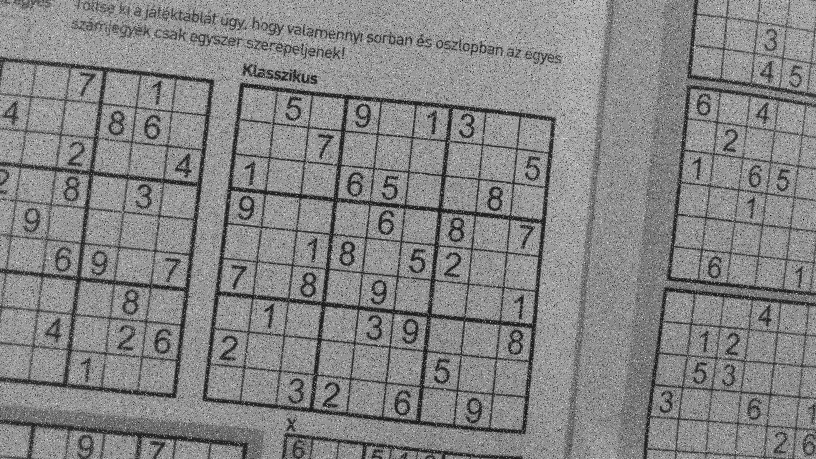
#> input picture noise.jpg, 1632 x 918 px (shown at 1/2 size)
$ python rotate-image.py
#> lines starting #> are read from the running program, lines starting #| are printed output that depends on the picture
import numpy as np
import cv2
import math
import warnings
warnings.simplefilter("ignore", category=RuntimeWarning) #56.57. line throws empty list warningot if there is no edge

def ontrackbar(x): #for rotation
    global rotationMatrix
    rotationMatrix = cv2.getRotationMatrix2D(imageCenter, x, 1.0)#x value the rotation angle
    localResult = cv2.warpAffine(source, rotationMatrix, source.shape[1::-1], flags=cv2.INTER_LINEAR)
    cv2.namedWindow("After", cv2.WINDOW_AUTOSIZE)
    cv2.imshow("After", localResult)
    return localResult

source = cv2.imread('noise.jpg', cv2.IMREAD_COLOR)
#> source is the input picture: shape (918, 1632, 3); min 0, max 255, mean 132.7
image = cv2.medianBlur(source, 5) #noise reduction

gray = cv2.cvtColor(image, cv2.COLOR_BGR2GRAY)
edges = cv2.Canny(gray, 200, 200, apertureSize=3) #canny edge detection
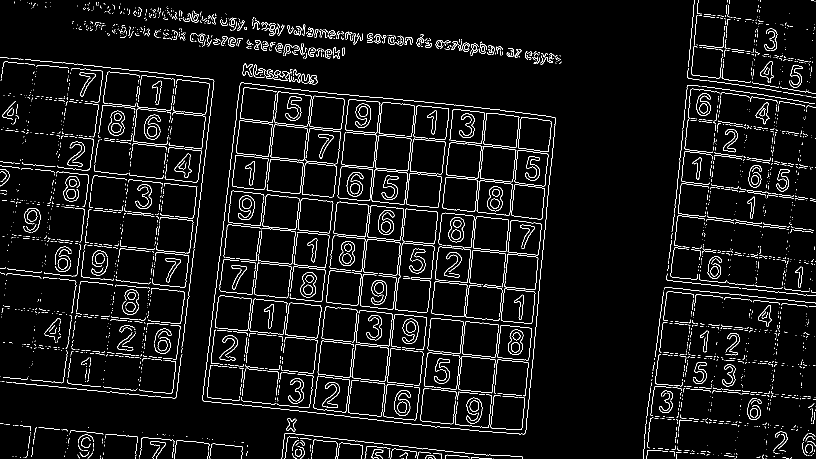
#> edges: shape (918, 1632) (shown at 1/2 size); 4.7% white in thin lines or dots
lines = cv2.HoughLinesP(edges, rho=1, theta=math.pi / 180.0, threshold=100, minLineLength=100, maxLineGap=5) #longest lines
#> lines = 80 rows, first 6: [188, 351, 324, 366], [879, 493, 1071, 513], [863, 636, 1012, 651], [170, 484, 376, 506], [223, 638, 332, 649], [450, 519, 563, 530]
horizontalAngles = [] #for the anges of lines
verticalAngles = []

for line in lines:
    for x1, y1, x2, y2 in line: #x1,x2,y1,y2 the endpoints of the lines
        angle = math.degrees(math.atan2(y2 - y1, x2 - x1)) # angle with the horizontal line
        if -45 <= angle <= 45: #horizontal lines
            horizontalAngles.append(angle)

        if angle <= -45 or angle >= 45: #vertical lines
            verticalAngles.append(angle)
#> this loop made 80 passes
#> line on passes 1 to 12: [[188, 351, 324, 366]], [[879, 493, 1071, 513]], [[863, 636, 1012, 651]], [[170, 484, 376, 506]], [[223, 638, 332, 649]], [[450, 519, 563, 530]], [[898, 491, 1033, 505]], [[755, 403, 875, 415]], [[857, 700, 990, 714]], [[707, 756, 826, 769]], [[661, 537, 800, 551]], [[704, 760, 816, 772]]
#> after the loop, horizontalAngles = 50 values, max 8.97 at index 33, min 3.54 at index 49, mean 6.15; verticalAngles = 30 values, max -81.99 at index 27, min -84.99 at index 19, mean -83.61

horizontalAnglesMedian = np.median(horizontalAngles) #measure median for the vertical
#> horizontalAnglesMedian = 5.93
verticalAnglesMedian = np.median(verticalAngles) #measure median for the vertical
#> verticalAnglesMedian = -83.36
globalMedian = ((90 - abs(verticalAnglesMedian) + abs(horizontalAnglesMedian)) / 2) #average ° difference without negative sign
#> globalMedian = 6.28

if math.isnan(verticalAnglesMedian) is True: #if lines are only from one direction
    globalMedian = horizontalAnglesMedian
if math.isnan(horizontalAnglesMedian) is True:
    globalMedian = verticalAnglesMedian

trackbarOnPoint = globalMedian #good position from the start picture
#> trackbarOnPoint = 6.28
printPlus = "" #print hack

if verticalAnglesMedian > 0: #rotation direciton. only this important, the vertical has same neg or pos sign
    trackbarOnPoint = 360 - globalMedian # for not to write -24
    globalMedian = -globalMedian # to work counter clockwise too

if trackbarOnPoint < 0: #to not have negative at the third pic too
    trackbarOnPoint = 360 + trackbarOnPoint
    printPlus = ""

print("Rotation angle clockwise", ": "  '{:1.2f}'.format(abs(globalMedian)), '°') #printing nicely
#| Rotation angle clockwise : 6.28 °

imageCenter = tuple(np.array(image.shape[1::-1]) / 2) #to rotate from the mid point of the pic
#> imageCenter = (816, 459)
rotationMatrix = cv2.getRotationMatrix2D(imageCenter, globalMedian, 1.0) #rotation with the average
#> rotationMatrix = [[0.994, 0.109, -45.32], [-0.109, 0.994, 92.03]]
result = cv2.warpAffine(image, rotationMatrix, image.shape[1::-1], flags=cv2.INTER_LINEAR)
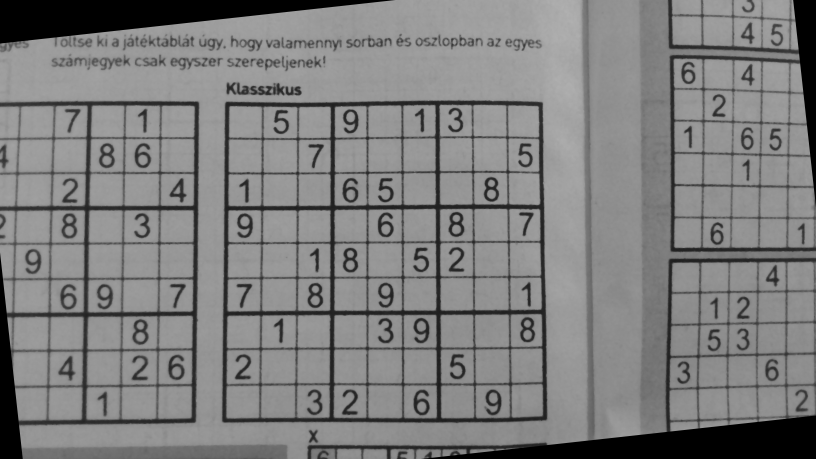
#> result: shape (918, 1632, 3) (shown at 1/2 size); min 0, max 176, mean 126.1

cv2.namedWindow("Before", cv2.WINDOW_AUTOSIZE) #resize
cv2.imshow("Before", source)
key = cv2.waitKey(0) # exit with keypress
#> (key Esc is pressed here)
cv2.destroyAllWindows()

cv2.namedWindow("After", cv2.WINDOW_AUTOSIZE)
cv2.createTrackbar('Rotate', 'After', int(trackbarOnPoint), 360, ontrackbar) #bar
ontrackbar(globalMedian) #mouse operator callback funcion set to window
key = cv2.waitKey(0)
#> (key Esc is pressed here)
cv2.destroyAllWindows()
